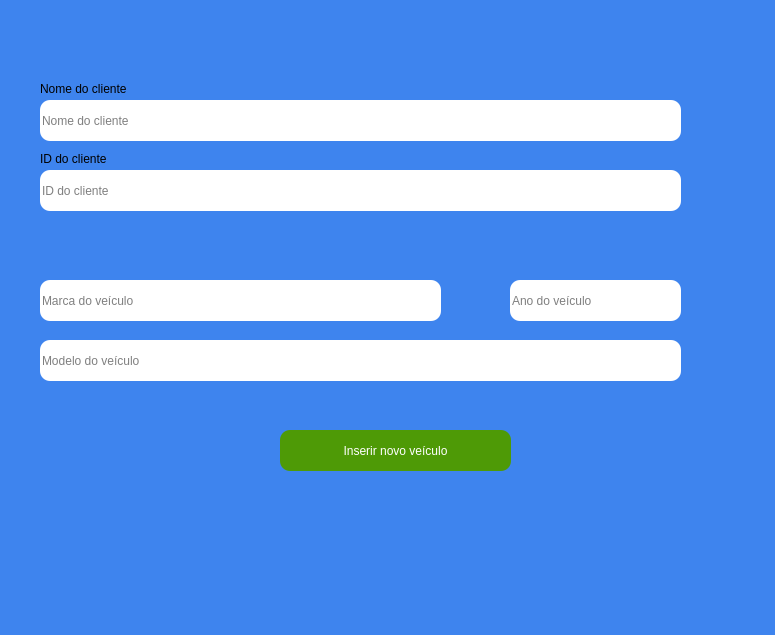
<?xml version="1.0" encoding="UTF-8"?>
<ui version="4.0">
 <class>MainWindow</class>
 <widget class="QMainWindow" name="MainWindow">
  <property name="windowModality">
   <enum>Qt::WindowModal</enum>
  </property>
  <property name="enabled">
   <bool>true</bool>
  </property>
  <property name="geometry">
   <rect>
    <x>0</x>
    <y>0</y>
    <width>775</width>
    <height>635</height>
   </rect>
  </property>
  <property name="font">
   <font>
    <pointsize>14</pointsize>
   </font>
  </property>
  <property name="mouseTracking">
   <bool>true</bool>
  </property>
  <property name="windowTitle">
   <string>Cadastro de veículos</string>
  </property>
  <property name="styleSheet">
   <string notr="true">background-color: rgb(62, 132, 238);</string>
  </property>
  <widget class="QWidget" name="centralwidget">
   <widget class="QLineEdit" name="InputNome">
    <property name="enabled">
     <bool>true</bool>
    </property>
    <property name="geometry">
     <rect>
      <x>40</x>
      <y>100</y>
      <width>641</width>
      <height>41</height>
     </rect>
    </property>
    <property name="styleSheet">
     <string notr="true">background-color: rgb(255, 255, 255);
border-radius: 10px;
border-color: rgb(0,0,0);
</string>
    </property>
    <property name="readOnly">
     <bool>true</bool>
    </property>
    <property name="placeholderText">
     <string>Nome do cliente</string>
    </property>
   </widget>
   <widget class="QPushButton" name="BtnInserir">
    <property name="geometry">
     <rect>
      <x>280</x>
      <y>430</y>
      <width>231</width>
      <height>41</height>
     </rect>
    </property>
    <property name="cursor">
     <cursorShape>PointingHandCursor</cursorShape>
    </property>
    <property name="styleSheet">
     <string notr="true">background-color:rgb(78, 154, 6);
color: rgb(255, 255, 255);
border-radius: 10px;</string>
    </property>
    <property name="text">
     <string>Inserir novo veículo</string>
    </property>
   </widget>
   <widget class="QLineEdit" name="InputMarca">
    <property name="enabled">
     <bool>true</bool>
    </property>
    <property name="geometry">
     <rect>
      <x>40</x>
      <y>280</y>
      <width>401</width>
      <height>41</height>
     </rect>
    </property>
    <property name="styleSheet">
     <string notr="true">background-color: rgb(255, 255, 255);
border-radius: 10px;
border-color: rgb(0,0,0);
</string>
    </property>
    <property name="readOnly">
     <bool>false</bool>
    </property>
    <property name="placeholderText">
     <string>Marca do veículo</string>
    </property>
   </widget>
   <widget class="QLineEdit" name="InputID">
    <property name="enabled">
     <bool>true</bool>
    </property>
    <property name="geometry">
     <rect>
      <x>40</x>
      <y>170</y>
      <width>641</width>
      <height>41</height>
     </rect>
    </property>
    <property name="styleSheet">
     <string notr="true">background-color: rgb(255, 255, 255);
border-radius: 10px;
border-color: rgb(0,0,0);
</string>
    </property>
    <property name="readOnly">
     <bool>true</bool>
    </property>
    <property name="placeholderText">
     <string>ID do cliente</string>
    </property>
   </widget>
   <widget class="QLabel" name="label_5">
    <property name="geometry">
     <rect>
      <x>40</x>
      <y>80</y>
      <width>161</width>
      <height>17</height>
     </rect>
    </property>
    <property name="text">
     <string>Nome do cliente</string>
    </property>
   </widget>
   <widget class="QLabel" name="label_6">
    <property name="geometry">
     <rect>
      <x>40</x>
      <y>150</y>
      <width>161</width>
      <height>17</height>
     </rect>
    </property>
    <property name="text">
     <string>ID do cliente</string>
    </property>
   </widget>
   <widget class="QLineEdit" name="InputModelo">
    <property name="enabled">
     <bool>true</bool>
    </property>
    <property name="geometry">
     <rect>
      <x>40</x>
      <y>340</y>
      <width>641</width>
      <height>41</height>
     </rect>
    </property>
    <property name="styleSheet">
     <string notr="true">background-color: rgb(255, 255, 255);
border-radius: 10px;
border-color: rgb(0,0,0);
</string>
    </property>
    <property name="readOnly">
     <bool>false</bool>
    </property>
    <property name="placeholderText">
     <string>Modelo do veículo</string>
    </property>
   </widget>
   <widget class="QLineEdit" name="InputAno">
    <property name="enabled">
     <bool>true</bool>
    </property>
    <property name="geometry">
     <rect>
      <x>510</x>
      <y>280</y>
      <width>171</width>
      <height>41</height>
     </rect>
    </property>
    <property name="styleSheet">
     <string notr="true">background-color: rgb(255, 255, 255);
border-radius: 10px;
border-color: rgb(0,0,0);
</string>
    </property>
    <property name="inputMask">
     <string>9999</string>
    </property>
    <property name="readOnly">
     <bool>false</bool>
    </property>
    <property name="placeholderText">
     <string>Ano do veículo</string>
    </property>
   </widget>
  </widget>
 </widget>
 <tabstops>
  <tabstop>InputNome</tabstop>
  <tabstop>InputID</tabstop>
  <tabstop>InputMarca</tabstop>
  <tabstop>InputModelo</tabstop>
  <tabstop>InputAno</tabstop>
  <tabstop>BtnInserir</tabstop>
 </tabstops>
 <resources/>
 <connections/>
</ui>
